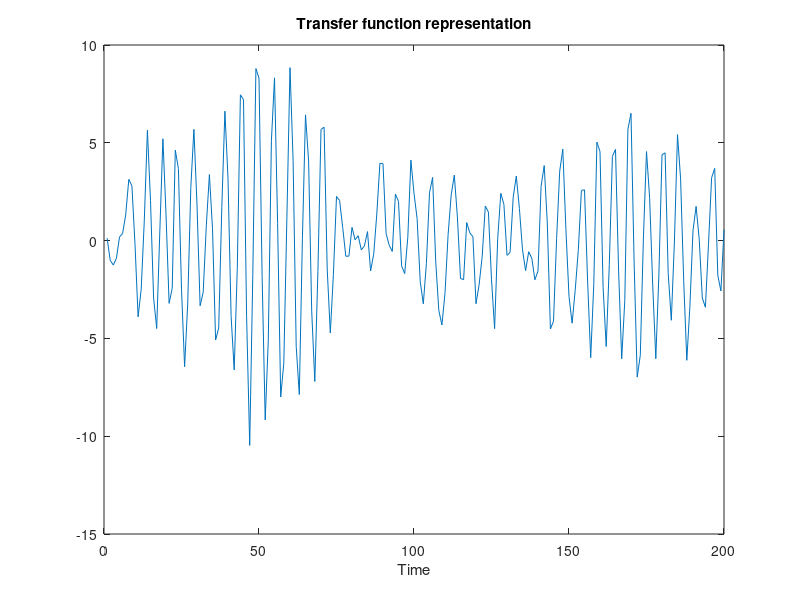
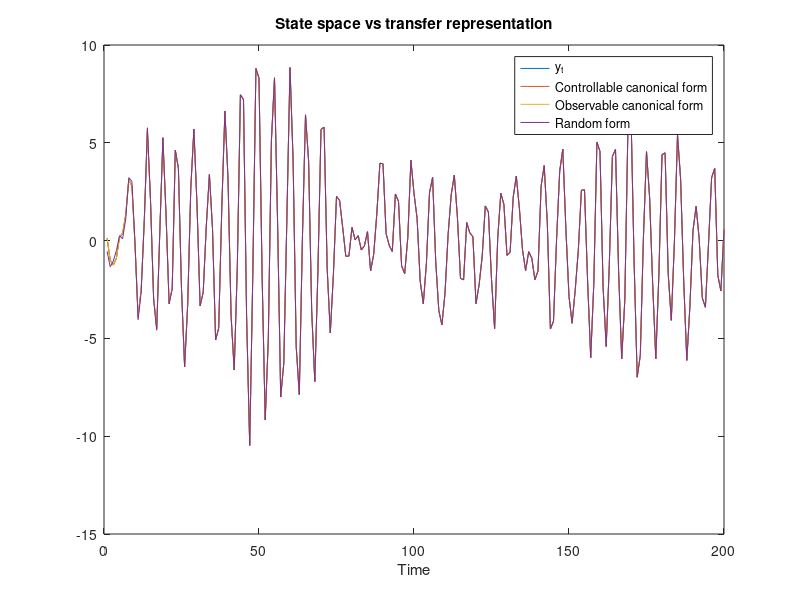

The MATLAB source for these figures, in order:
%
% Time series analysis
% Lund University
%
% Example code 20: State space model of an ARMA process.
%
% Reference: 
%   "An Introduction to Time Series Modeling", 4th ed, by Andreas Jakobsson
%   Studentlitteratur, 2021
%
clear; clc;
close all;
addpath('../functions', '../data')              % Add this line to update the path

% Simulate an ARMA process. Leave the intial values to see how the
% different representation affect these samples.
N  = 200;
C0 = [ 1 0.6 0.5 -0.8 ];
A0 = [ 1 -0.6 0.8 ];
e = randn( N, 1 );
y = filter( C0, A0, e );                        % This is the transfer function representation.

plot( y )
title('Transfer function representation')
xlabel('Time')


%% Form the state space representations of the ARMA.
% Note how these representations are equivalent (except in the intial "ring-down").
p = length(A0)-1;
q = length(C0)-1;
d = max(p, q+1);
fprintf('Number of states required is max(p, q+1) = %i.\n', d)

% Controllable canonical form.
A  = [ -A0(2) -A0(3) 0 0 ; 1 0 0 0; 0 1 0 0 ; 0 0 1 0];
B  = [ 1 ; 0 ; 0 ; 0];
C  = C0;
xt = [0 ; 0; 0; 0];
yc = zeros(N,1);
for t=1:N
    xt    = A*xt + B*e(t);
    yc(t) = C*xt;
end
fprintf('The A matrix for a controllable canonical form is:\n')
A


%% Observable canonical form.
A  = [ -A0(2) 1 0 0 ; -A0(3) 0 1 0; 0 0 0 1 ; 0 0 0 0 ];
B  = C0';
C  = [1 0 0 0];
xt = [0 ; 0; 0; 0];
yo = zeros(N,1);
for t=1:N
    xt    = A*xt + B*e(t);
    yo(t) = C*xt;
end
fprintf('The A matrix for an observable canonical form is:\n')
A


%% Random transformation of the state space form.
T  = randn(d,d);    % Create a random transformation matrix. 
iT = inv(T);
A  = T*A*iT;        % Transform the state matrices.
B  = T*B;
C  = C*iT;
yr = zeros(N,1);
for t=1:N
    xt    = A*xt + B*e(t);
    yr(t) = C*xt;
end
fprintf('The A matrix using a random transformation is:\n')
A


%% Compare realisations. Note the initial difference for the random version.
figure
plot( [y yc yo yr] )
title('State space vs transfer representation')
legend('y_t', 'Controllable canonical form', 'Observable canonical form', 'Random form','Location','best')
xlabel('Time')
